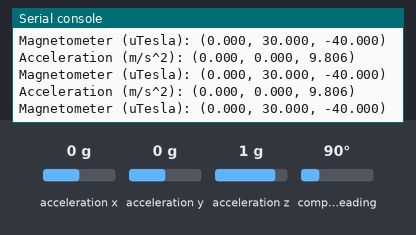
Bench run of a program on a simulated CircuitPython board. Shown: the last lines printed to the serial console. Inputs (shaded band) come from the test bench; at power-on: acceleration x 0 g, acceleration y 0 g, acceleration z 1 g, compass heading 90°.

Above: at 1.2 s.
1.3 s: acceleration x set to -1.4 g
At 1.57 s:
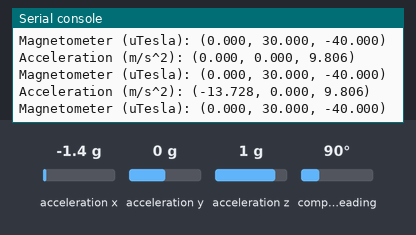
2.8 s: acceleration y set to -1.4 g
At 2.98 s:
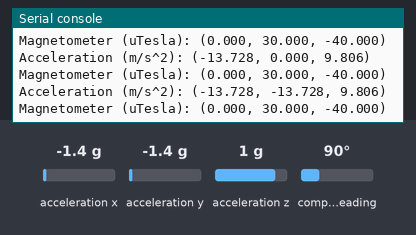
4.3 s: acceleration z set to -1.4 g
At 4.59 s:
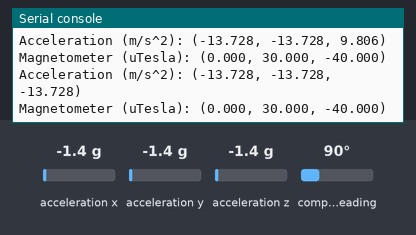
5.8 s: compass heading set to 7°
At 6.0 s:
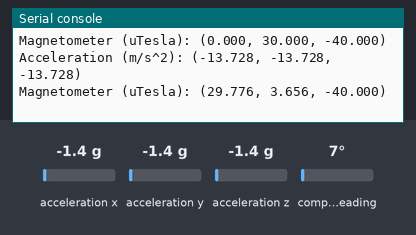

Measured:
- after the input at 1.3 s, the serial console: prints a new line after 0.11 s (image 1)
- after the input at 2.8 s, the serial console: prints a new line at once (image 2)
- after the input at 4.3 s, the serial console: prints a new line after 0.13 s (image 3)
- after the input at 5.8 s, the serial console: prints a new line after 0.05 s (image 4)

The program:

acc_test.py
```python
# Simple demo of the FXOS8700 accelerometer and magnetometer.
# Will print the acceleration and magnetometer values every second.
import time

import board
import busio

import adafruit_fxos8700


# Initialize I2C bus and device.
i2c = busio.I2C(board.SCL, board.SDA)
sensor = adafruit_fxos8700.FXOS8700(i2c)
# Optionally create the sensor with a different accelerometer range (the
# default is 2G, but you can use 4G or 8G values):
#sensor = adafruit_fxos8700.FXOS8700(i2c, accel_range=adafruit_fxos8700.ACCEL_RANGE_4G)
#sensor = adafruit_fxos8700.FXOS8700(i2c, accel_range=adafruit_fxos8700.ACCEL_RANGE_8G)

# Main loop will read the acceleration and magnetometer values every second
# and print them out.
while True:
    # Read acceleration & magnetometer.
    accel_x, accel_y, accel_z = sensor.accelerometer
    mag_x, mag_y, mag_z = sensor.magnetometer
    # Print values.
    print('Acceleration (m/s^2): ({0:0.3f}, {1:0.3f}, {2:0.3f})'.format(accel_x, accel_y, accel_z))
    print('Magnetometer (uTesla): ({0:0.3f}, {1:0.3f}, {2:0.3f})'.format(mag_x, mag_y, mag_z))
    # Delay for a second.
    time.sleep(0.2)
```
